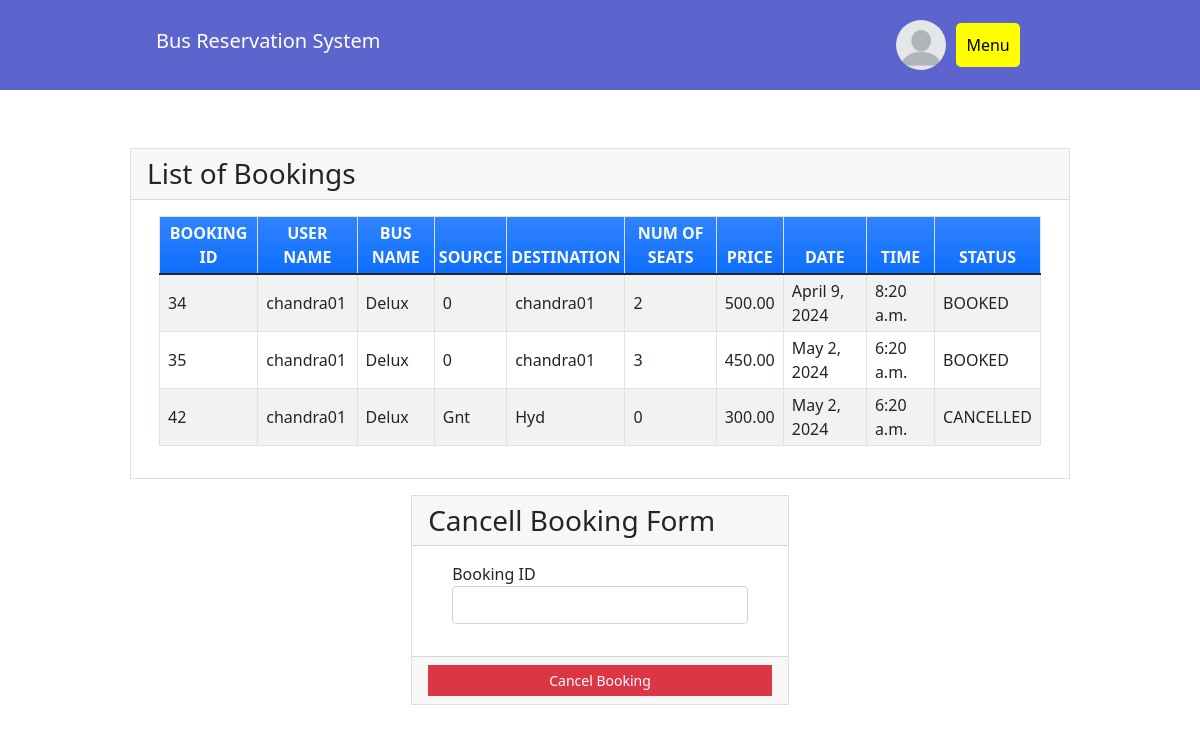
Screenshot of /seebookings (signed in) with the database file from the repository.
### reservation/models.py (models this page shows, shortened)
class Book(models.Model):
    BOOKED = 'B'
    CANCELLED = 'C'
    TICKET_STATUSES = ((BOOKED, 'Booked'),
                       (CANCELLED, 'Cancelled'),)
    userid =models.DecimalField(decimal_places=0, max_digits=2)
    bus_name = models.CharField(max_length=30)
    src = models.CharField(max_length=30)
    dest = models.CharField(max_length=30)
    nos = models.DecimalField(decimal_places=0, max_digits=2)
    price = models.DecimalField(decimal_places=2, max_digits=6)
    date = models.DateField()
    time = models.TimeField()
    status = models.CharField(choices=TICKET_STATUSES, default=BOOKED, max_length=2)
    class Meta:
        verbose_name_plural = "List of Books"

### reservation/views.py (the view)
# urls.py: path('seebookings', views.seebookings, name="seebookings"),
@login_required(login_url='signin')
def seebookings(request):
    context = {}
    id_r = request.user.id
    name_r = request.user.username
    print(name_r)
    book_list = Book.objects.filter(userid=id_r)
    if book_list:
        return render(request, 'booklist.html', {'book_list': book_list, 'name': name_r})
    else:
        context["error"] = "Sorry no buses booked"
        return render(request, 'findbus.html', context)

### reservation/templates/booklist.html (shortened to what this page needs)
{% extends 'base.html' %} {% block content %}
<div class="container my-5">
    <div class="card rounded-0">
        <div class="card-header">
            <div class="card-title h3 mb-0">List of Bookings</div>
        </div>
        <div class="card-body">
            <div class="container-fluid">
                <table class="table table-bordered table-striped">
                    <thead>
                        <tr class="bg-gradient bg-primary text-light">
                            <th class="p-1 text-center">BOOKING ID</th>
                            <th class="p-1 text-center">USER NAME</th>
                            <th class="p-1 text-center">BUS NAME</th>
                            <th class="p-1 text-center">SOURCE</th>
                            <th class="p-1 text-center">DESTINATION</th>
                            <th class="p-1 text-center">NUM OF SEATS</th>
                            <th class="p-1 text-center">PRICE</th>
                            <th class="p-1 text-center">DATE</th>
                            <th class="p-1 text-center">TIME</th>
                            <th class="p-1 text-center">STATUS</th>
                        </tr>
                    </thead>
                    {% for row in book_list %}
                    <tr>
                        <td class="px-2 py-1 align-middle">{{row.id}}</td>
                        <td class="px-2 py-1 align-middle">{{name}}</td>
                        <td class="px-2 py-1 align-middle">{{row.bus_name}}</td>
                        <td class="px-2 py-1 align-middle">{{row.src}}</td>
                        <td class="px-2 py-1 align-middle">{{row.dest}}</td>
                        <td class="px-2 py-1 align-middle">{{row.nos}}</td>
                        <td class="px-2 py-1 align-middle">{{row.price}}</td>
                        <td class="px-2 py-1 align-middle">{{row.date}}</td>
                        <td class="px-2 py-1 align-middle">{{row.time}}</td>
                        <td class="px-2 py-1 align-middle">{{row.status}}</td>
                    </tr>
                    {% endfor %}
                </table>
            </div>
        </div>
    </div>
    <div class="row mt-3 justify-content-center">
        <div class="col-lg-5 col-md-7 col-sm-10 col-xs-12">
            <div class="card rounded-0">
                <div class="card-header">
                    <div class="card-title h3 mb-0">Cancell Booking Form</div>
                </div>
                <div class="card-body">
                    <div class="container-fluid">
                        <form action="{% url 'cancellings' %}" method="post" id="cancel-form">
                            <div class="mb-3">
                                <label for="bus_id" class="control-label">Booking ID</label>
                                <input name='bus_id' class="form-control" type="number" id="bus_id">
                            </div>
                        </form>
                    </div>
                </div>
                <div class="card-footer text-center">
                    <button class="btn btn-sm rounded-0 btn-danger w-100" form="cancel-form">Cancel Booking</button>
                </div>
            </div>
        </div>
    </div>
</div>
{% endblock %}

### reservation/templates/base.html (shortened to what this page needs)
<!doctype html>
<html lang="en">
<head>
    <link rel="stylesheet" href="https://cdn.jsdelivr.net/npm/bootstrap@5.1.3/dist/css/bootstrap.min.css">
    {% load static %}
    <link rel="stylesheet" href="{% static 'menu.css' %}?v={{ STATIC_VERSION }}">
</head>
<body>
<nav class="navbar navbar-expand-lg navbar-light" style="background-color:#5c65cd">
    <div class="container">
        <h1 class="navbar-brand">&nbsp;&nbsp;&nbsp;&nbsp;&nbsp;<a href="{% url 'home' %}" style = "text-decoration: none; color: white;">Bus Reservation System</a></h1>
        <div class="collapse navbar-collapse" id="navbarNavAltMarkup">
            <div class="navbar-nav">
                {% if user.is_authenticated %}
                    <div class="profile">
                        <img src="{% static 'profile.png' %}" alt="User Profile Picture">
                        <div class="dropdown">
                          <button class="dropbtn">Menu</button>
                        </div>
                      </div>
                {% else %}
                    <div class="navbar-options options">
                        <a href="{% url 'signup' %}">Register</a>
                        <a href="{% url 'signin' %}">Login</a>
                    </div>
                {% endif %}
            </div>
        </div>
    </div>
</nav>
{% block content %}
{% endblock %}
</body>
</html>

### reservation/static/menu.css (style rules this page uses)
.navbar { background-color: #3498db; padding: 10px 20px; display: flex; justify-content: space-between; align-items: center; }
.container { max-width: 960px; margin: 0 auto; padding: 10px; }
.profile { display:flex; align-items:center; padding-left: 500px; }
.profile img { width: 50px; height: 50px; border-radius: 50%; margin-right: 10px; }
.dropdown { position: relative; }
.dropbtn { background-color:chocolate; color: white; padding: 10px; font-size: 16px; border: none; cursor: pointer; border-radius: 5px; }

### reservation/templates/base.html (style rules this page uses)
.dropbtn { background-color: yellow; color: black; }

### rows the page displays
Book: id "34", bus_name "Delux", src "0", dest "chandra01", nos "2", price "500.00", date "April 9, 2024", time "8:20 a.m.", status "BOOKED"
Book: id "35", bus_name "Delux", src "0", dest "chandra01", nos "3", price "450.00", date "May 2, 2024", time "6:20 a.m.", status "BOOKED"
Book: id "42", bus_name "Delux", src "Gnt", dest "Hyd", nos "0", price "300.00", date "May 2, 2024", time "6:20 a.m.", status "CANCELLED"

### other values shown
{{ name }} "chandra01"
